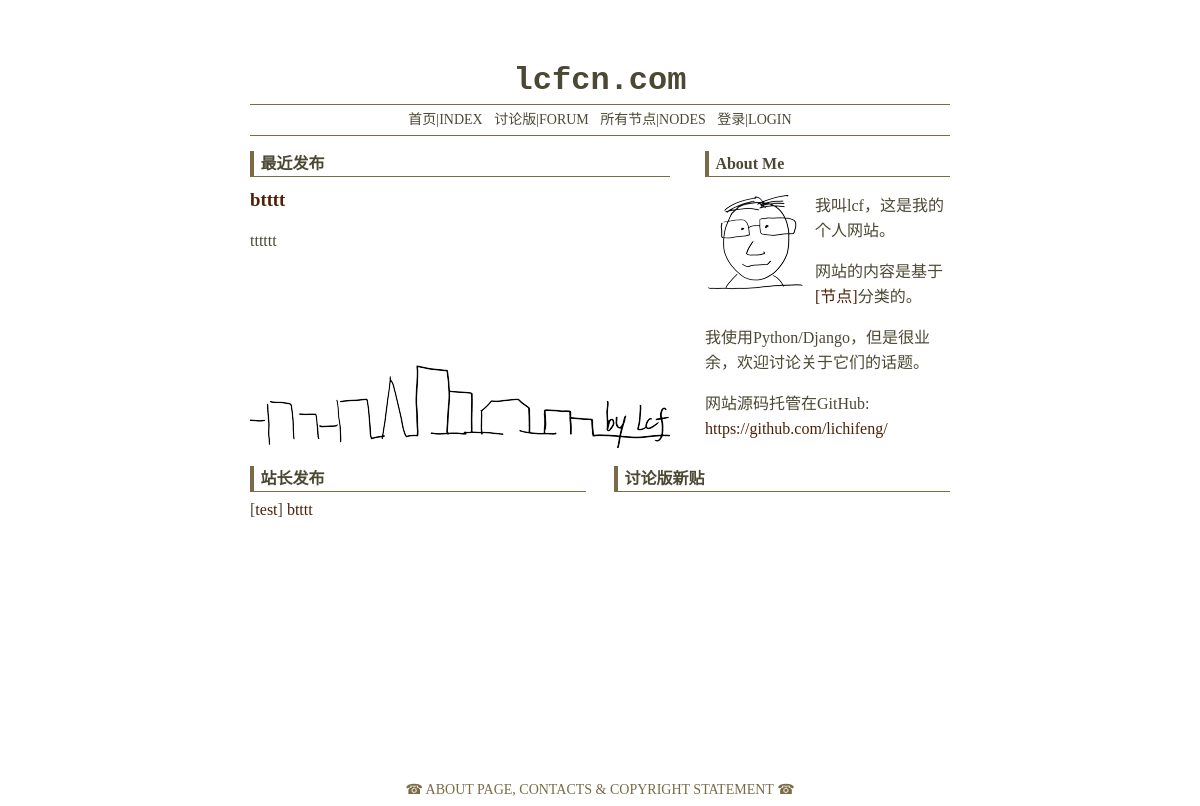
The page / on the database its author committed.
### forum/models.py (models this page shows, shortened)
class PostBase(DateTimeBase):
    title = models.CharField(max_length=200, error_messages={
        'blank': u"标题不能为空",
        'null': u"标题不能为空",
        'invalid': u"您输入了一个无效的标题，标题的长度请控制在100个字符内"
    }, help_text=u"☞标题为必填且不能超过100个字符", verbose_name=u"标题")
    content = models.TextField(blank=True, null=True,
                               help_text=u"☞内容可以留空，但不要输入无意义的内容",
                               verbose_name=u"内容")
    author = models.ForeignKey(User, blank=True, null=True, related_name='%(class)s', on_delete=models.SET_NULL)
    content_md = models.TextField(blank=True, null=True)
    bygod = models.BooleanField(blank=True, default=False,
                                help_text=u"☞将这篇文章归入管理员文集",
                                verbose_name=u"归档")
    guest_name = models.CharField(max_length=30, default="Guest", verbose_name=u"游客称呼", blank=True, null=True,
                                  validators=[
                                      validators.RegexValidator(r'^[\w.@+-]+$', u"名字中包含不允许的字符.", 'invalid')
                                  ])
    guest_email = models.EmailField(
        max_length=254, verbose_name=u"游客联系方式", blank=True, null=True,
        help_text=u"您的邮件地址在显示时会将@替换为[at]",
        error_messages={
            'invalid': u"您输入了一个无效的邮件地址，请修改或留空"
        }
    )
    ip_addr = models.IPAddressField(default='0.0.0.0', verbose_name=u"IP地址", help_text=u"发信人的IP地址")
    class Meta:
        abstract = True

class Post(PostBase):
    node = models.ForeignKey(NodeTag, null=True, related_name='posts', on_delete=models.SET_NULL)
    class Meta:
        ordering = ['-pk']

class DateTimeBase(models.Model):
    created = models.DateTimeField(auto_now_add=True)
    last_edited = models.DateTimeField(auto_now=True)
    class Meta:
        abstract = True

class NodeTag(DateTimeBase):
    name = models.CharField(max_length=50, error_messages={
        'blank': u"节点的名称不能为空",
        'null': u"节点的名称不能为空",
        'invalid': u"您输入了一个无效的节点名称，节点名称的长度不能超过50个字符"
    }, help_text=u"☞节点名称为必填且不能超过50个字符", verbose_name=u"节点名称", unique=True)
    description = models.TextField(blank=True, null=True,
                                   help_text=u"☞关于节点讨论主题的简要描述",
                                   verbose_name=u"节点描述")
    slug = models.CharField(max_length=30, help_text=u"☞节点的英文简写", verbose_name=u"节点代号", unique=True)

### forum/views.py (the view)
# urls.py: url(r'^$', views.IndexView.as_view(), name='index'),
class IndexView(ListView):
    model = Post
    template_name = 'forum/index.html'
    def get_context_data(self, **kwargs):
        return {'post_latest': self.get_queryset().filter(bygod=False),
                'blog_latest': self.get_queryset().filter(bygod=True)}

### forum/templates/forum/index.html (shortened to what this page needs)
{% extends 'forum/base.html' %}
{% load staticfiles %}
{% block container %}
    <div class="index-row">
        <div id="recommended">
            <div class="index-column-title">最近发布</div>
        {% if blog_latest %}
            {% with blog_latest|first as intro %}
                <div style="overflow: hidden;height: 180px;">
                    <a href="{% url 'post-detail' pk=intro.pk %}">
                        <h3 style="margin: 5px 0;">{{ intro.title }}</h3>
                    </a>
                {{ intro.content_md|safe }}
                </div>
            {% endwith %}
        {% endif %}
        </div>
        <div id="intro">
            <div class="index-column-title">About Me</div>
            <img src="{% static 'forum/avatar.gif' %}" alt="Photo of lcf" style="float: left; margin-right: 10px;"/>
            <p>我叫lcf，这是我的个人网站。</p>
            <p>网站的内容是基于<a href="{% url 'nodetag-list' %}">[节点]</a>分类的。</p>
            <p>我使用Python/Django，但是很业余，欢迎讨论关于它们的话题。</p>
            <p>网站源码托管在GitHub: <br/><a href="https://github.com/lichifeng/">https://github.com/lichifeng/</a></p>
        </div>
    </div>
    <div class="index-row">
        <div id="latest-blog">
            <div class="index-column-title">站长发布</div>
            <ul>
                {% for blog in blog_latest|slice:":10" %}
                    <li>[<a href="{% url 'nodetag-detail' slug=blog.node.slug %}">{{ blog.node.name }}</a>]
                        <a href="{% url 'post-detail' pk=blog.pk %}">{{ blog.title }}</a></li>
                {% endfor %}
            </ul>
        </div>
        <div id="latest-post">
            <div class="index-column-title">讨论版新贴</div>
        </div>
    </div>
{% endblock %}

### forum/static/forum/mainstyle.css (style rules this page uses)
body { font-size: 16px; color: #4B4934; font-family: Georgia, "Times New Roman", Times, serif, sans-serif; }
div { word-break: break-all; word-wrap: break-word; -ms-word-wrap: break-word; }
a { color: #4E2008; text-decoration: none; }
.index-row { height: 300px; margin-top: 15px; overflow: hidden; line-height: 25px; }
#recommended { overflow: hidden; height: 210px; padding-bottom: 90px; width: 60%; float: left; background: url("recommendback.gif") no-repeat bottom center; }
#intro { height: 100%; width: 35%; float: right; }
#latest-blog { height: 100%; width: 48%; float: left; }
#latest-post { height: 100%; width: 48%; float: right; }
.index-column-title { border-bottom: 1px solid #7A6A46; border-left: 4px solid #7A6A46; font-weight: bold; padding-left: 0.4em; margin-bottom: 5px; }
.index-row ul { padding: 0; margin: 5px 0; }
.index-row li { list-style-type: none; height: 25px; margin-bottom: 1px; overflow: hidden; }

### rows shown on the page
Post: title "btttt", content_md "tttttt", node.name "test"
